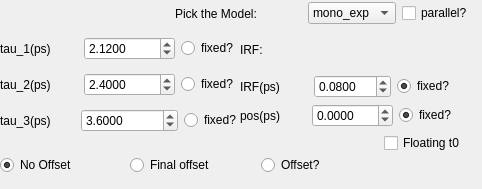
        <widget class="QWidget" name="tab_18">
         <attribute name="title">
          <string>Time positive direction</string>
         </attribute>
         <widget class="QWidget" name="layoutWidget_31">
          <property name="geometry">
           <rect>
            <x>0</x>
            <y>30</y>
            <width>258</width>
            <height>111</height>
           </rect>
          </property>
          <layout class="QVBoxLayout" name="verticalLayout_26">
           <item>
            <layout class="QHBoxLayout" name="horizontalLayout_129">
             <item>
              <widget class="QLabel" name="label_114">
               <property name="text">
                <string>tau_1(ps)</string>
               </property>
              </widget>
             </item>
             <item>
              <widget class="QDoubleSpinBox" name="doubleSpinBox_global_time_tau1_guess_bidir_pos_2">
               <property name="decimals">
                <number>4</number>
               </property>
               <property name="minimum">
                <double>0.001000000000000</double>
               </property>
               <property name="maximum">
                <double>50000.000000000000000</double>
               </property>
               <property name="singleStep">
                <double>1.000000000000000</double>
               </property>
               <property name="value">
                <double>2.120000000000000</double>
               </property>
              </widget>
             </item>
             <item>
              <widget class="QRadioButton" name="radioButton_tau1_fixed_bidir_pos_2">
               <property name="text">
                <string>fixed?</string>
               </property>
               <property name="autoExclusive">
                <bool>false</bool>
               </property>
              </widget>
             </item>
            </layout>
           </item>
           <item>
            <layout class="QHBoxLayout" name="horizontalLayout_130">
             <item>
              <widget class="QLabel" name="label_115">
               <property name="text">
                <string>tau_2(ps)</string>
               </property>
              </widget>
             </item>
             <item>
              <widget class="QDoubleSpinBox" name="doubleSpinBox_global_time_tau2_guess_bidir_pos_2">
               <property name="decimals">
                <number>4</number>
               </property>
               <property name="minimum">
                <double>0.001000000000000</double>
               </property>
               <property name="maximum">
                <double>50000.000000000000000</double>
               </property>
               <property name="value">
                <double>2.400000000000000</double>
               </property>
              </widget>
             </item>
             <item>
              <widget class="QRadioButton" name="radioButton_tau2_fixed_bidir_pos_2">
               <property name="text">
                <string>fixed?</string>
               </property>
               <property name="autoExclusive">
                <bool>false</bool>
               </property>
              </widget>
             </item>
            </layout>
           </item>
           <item>
            <layout class="QHBoxLayout" name="horizontalLayout_131">
             <item>
              <widget class="QLabel" name="label_116">
               <property name="text">
                <string>tau_3(ps)</string>
               </property>
              </widget>
             </item>
             <item>
              <widget class="QDoubleSpinBox" name="doubleSpinBox_global_time_tau3_guess_bidir_pos_2">
               <property name="decimals">
                <number>4</number>
               </property>
               <property name="minimum">
                <double>0.001000000000000</double>
               </property>
               <property name="maximum">
                <double>500000.000000000000000</double>
               </property>
               <property name="value">
                <double>3.600000000000000</double>
               </property>
              </widget>
             </item>
             <item>
              <widget class="QRadioButton" name="radioButton_tau3_fixed_bidir_pos_2">
               <property name="text">
                <string>fixed?</string>
               </property>
               <property name="autoExclusive">
                <bool>false</bool>
               </property>
              </widget>
             </item>
            </layout>
           </item>
          </layout>
         </widget>
         <widget class="QWidget" name="layoutWidget_32">
          <property name="geometry">
           <rect>
            <x>0</x>
            <y>150</y>
            <width>385</width>
            <height>30</height>
           </rect>
          </property>
          <layout class="QHBoxLayout" name="horizontalLayout_127">
           <item>
            <widget class="QRadioButton" name="radioButton_no_offset_bidir_pos_3">
             <property name="text">
              <string>No Offset</string>
             </property>
             <property name="checked">
              <bool>true</bool>
             </property>
            </widget>
           </item>
           <item>
            <widget class="QRadioButton" name="radioButton_time_final_offset_bidir_pos_3">
             <property name="toolTip">
              <string>Assumes that the final state is ionizable/has an infinite lifetime.</string>
             </property>
             <property name="text">
              <string>Final offset</string>
             </property>
            </widget>
           </item>
           <item>
            <widget class="QRadioButton" name="radioButton_time_offset_bidir_pos_3">
             <property name="toolTip">
              <string>Assumes that there is an indipendant species which just gives an offset.</string>
             </property>
             <property name="text">
              <string>Offset?</string>
             </property>
            </widget>
           </item>
          </layout>
         </widget>
         <widget class="QWidget" name="layoutWidget_33">
          <property name="geometry">
           <rect>
            <x>240</x>
            <y>30</y>
            <width>225</width>
            <height>123</height>
           </rect>
          </property>
          <layout class="QVBoxLayout" name="verticalLayout_25">
           <item>
            <layout class="QHBoxLayout" name="horizontalLayout_124">
             <item>
              <widget class="QLabel" name="label_110">
               <property name="text">
                <string>IRF:</string>
               </property>
              </widget>
             </item>
             <item>
              <spacer name="horizontalSpacer_34">
               <property name="orientation">
                <enum>Qt::Horizontal</enum>
               </property>
               <property name="sizeHint" stdset="0">
                <size>
                 <width>40</width>
                 <height>20</height>
                </size>
               </property>
              </spacer>
             </item>
            </layout>
           </item>
           <item>
            <layout class="QHBoxLayout" name="horizontalLayout_125">
             <item>
              <widget class="QLabel" name="label_111">
               <property name="text">
                <string>IRF(ps)</string>
               </property>
              </widget>
             </item>
             <item>
              <widget class="QDoubleSpinBox" name="doubleSpinBox_guess_time_irf_guess_bidir_pos_2">
               <property name="decimals">
                <number>4</number>
               </property>
               <property name="minimum">
                <double>0.020000000000000</double>
               </property>
               <property name="maximum">
                <double>200.000000000000000</double>
               </property>
               <property name="value">
                <double>0.080000000000000</double>
               </property>
              </widget>
             </item>
             <item>
              <widget class="QRadioButton" name="radioButton_IRF_fixed_bidir_pos_2">
               <property name="text">
                <string>fixed?</string>
               </property>
               <property name="checked">
                <bool>true</bool>
               </property>
               <property name="autoExclusive">
                <bool>false</bool>
               </property>
              </widget>
             </item>
            </layout>
           </item>
           <item>
            <layout class="QHBoxLayout" name="horizontalLayout_126">
             <item>
              <widget class="QLabel" name="label_112">
               <property name="text">
                <string>pos(ps)</string>
               </property>
              </widget>
             </item>
             <item>
              <widget class="QDoubleSpinBox" name="doubleSpinBox_global_time_pos_irf_guess_bidir_pos_2">
               <property name="decimals">
                <number>4</number>
               </property>
               <property name="minimum">
                <double>-500.000000000000000</double>
               </property>
               <property name="maximum">
                <double>500.000000000000000</double>
               </property>
              </widget>
             </item>
             <item>
              <widget class="QRadioButton" name="radioButton_pos_fixed_bidir_pos_2">
               <property name="text">
                <string>fixed?</string>
               </property>
               <property name="checked">
                <bool>true</bool>
               </property>
              </widget>
             </item>
            </layout>
           </item>
           <item>
            <layout class="QHBoxLayout" name="horizontalLayout_26">
             <item>
              <spacer name="horizontalSpacer_37">
               <property name="orientation">
                <enum>Qt::Horizontal</enum>
               </property>
               <property name="sizeHint" stdset="0">
                <size>
                 <width>40</width>
                 <height>20</height>
                </size>
               </property>
              </spacer>
             </item>
             <item>
              <widget class="QCheckBox" name="checkBox_global_bidir_floating_t0">
               <property name="toolTip">
                <string>calculate the t0 for each eV strip indipendently, only works for reasonable starting values! This is still an experimental feature, which does not always work..</string>
               </property>
               <property name="text">
                <string>Floating t0</string>
               </property>
              </widget>
             </item>
            </layout>
           </item>
          </layout>
         </widget>
         <widget class="QWidget" name="layoutWidget_30">
          <property name="geometry">
           <rect>
            <x>175</x>
            <y>0</y>
            <width>298</width>
            <height>27</height>
           </rect>
          </property>
          <layout class="QHBoxLayout" name="horizontalLayout_128">
           <item>
            <widget class="QLabel" name="label_113">
             <property name="sizePolicy">
              <sizepolicy hsizetype="MinimumExpanding" vsizetype="MinimumExpanding">
               <horstretch>0</horstretch>
               <verstretch>0</verstretch>
              </sizepolicy>
             </property>
             <property name="statusTip">
              <string>(for the moment sequential up to three time-constans implemented)</string>
             </property>
             <property name="text">
              <string>Pick the Model:</string>
             </property>
            </widget>
           </item>
           <item>
            <spacer name="horizontalSpacer_35">
             <property name="orientation">
              <enum>Qt::Horizontal</enum>
             </property>
             <property name="sizeHint" stdset="0">
              <size>
               <width>40</width>
               <height>20</height>
              </size>
             </property>
            </spacer>
           </item>
           <item>
            <widget class="QComboBox" name="comboBox_global_pick_model_bidir_pos_3">
             <item>
              <property name="text">
               <string>mono_exp</string>
              </property>
             </item>
             <item>
              <property name="text">
               <string>bi_exp</string>
              </property>
             </item>
             <item>
              <property name="text">
               <string>tri_exp</string>
              </property>
             </item>
            </widget>
           </item>
           <item>
            <widget class="QCheckBox" name="checkBox_global_bidir_pos_parallel">
             <property name="text">
              <string>parallel?</string>
             </property>
            </widget>
           </item>
          </layout>
         </widget>
        </widget>
